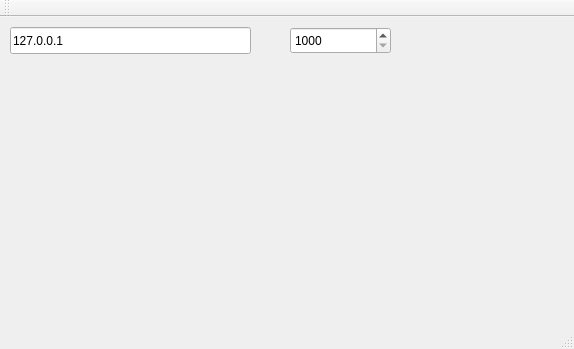
<?xml version="1.0" encoding="UTF-8"?>
<ui version="4.0">
 <class>MainWindow</class>
 <widget class="QMainWindow" name="MainWindow">
  <property name="geometry">
   <rect>
    <x>0</x>
    <y>0</y>
    <width>574</width>
    <height>349</height>
   </rect>
  </property>
  <property name="windowTitle">
   <string>MainWindow</string>
  </property>
  <widget class="QWidget" name="centralWidget">
   <widget class="QLineEdit" name="ipEdit">
    <property name="geometry">
     <rect>
      <x>10</x>
      <y>10</y>
      <width>241</width>
      <height>27</height>
     </rect>
    </property>
    <property name="focusPolicy">
     <enum>Qt::StrongFocus</enum>
    </property>
    <property name="text">
     <string>127.0.0.1</string>
    </property>
    <property name="placeholderText">
     <string>Ip of server</string>
    </property>
   </widget>
   <widget class="QSpinBox" name="spinBox">
    <property name="geometry">
     <rect>
      <x>290</x>
      <y>10</y>
      <width>101</width>
      <height>27</height>
     </rect>
    </property>
    <property name="minimum">
     <number>1000</number>
    </property>
    <property name="maximum">
     <number>64000</number>
    </property>
   </widget>
  </widget>
  <widget class="QMenuBar" name="menuBar">
   <property name="geometry">
    <rect>
     <x>0</x>
     <y>0</y>
     <width>574</width>
     <height>25</height>
    </rect>
   </property>
  </widget>
  <widget class="QToolBar" name="mainToolBar">
   <attribute name="toolBarArea">
    <enum>TopToolBarArea</enum>
   </attribute>
   <attribute name="toolBarBreak">
    <bool>false</bool>
   </attribute>
  </widget>
  <widget class="QStatusBar" name="statusBar"/>
 </widget>
 <layoutdefault spacing="6" margin="11"/>
 <resources/>
 <connections/>
</ui>
